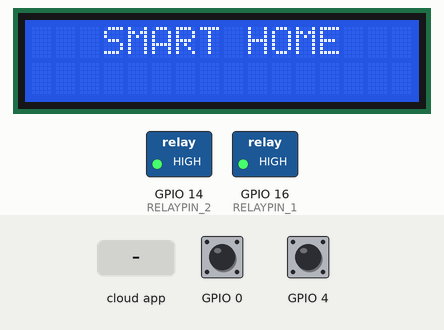
The program below on a simulated ESP8266 (Wemos D1 mini). Parts: 16×2 character LCD, switched loads named in the program (green lamp = pin HIGH). The inputs (shaded band) are chosen by the test bench; at power-on: GPIO 0 HIGH, GPIO 4 HIGH. WiFi joins after 1.5 s; servers stay silent unless stated; what the program prints to the serial monitor is not drawn.

Above: at 3.9 s.
4.0 s: the phone or cloud app sets 65a1fab9ccc93539a1225b3a to 0
At 5.1 s:
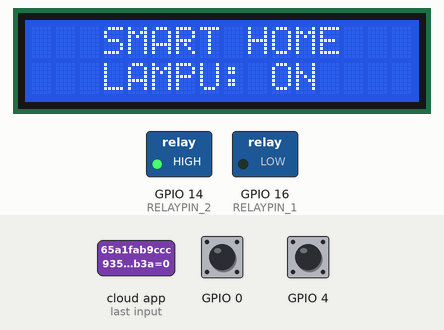
5.5 s: the phone or cloud app sets 65a1fcb6b0a460b25b2bd722 to 1
At 6.0 s:
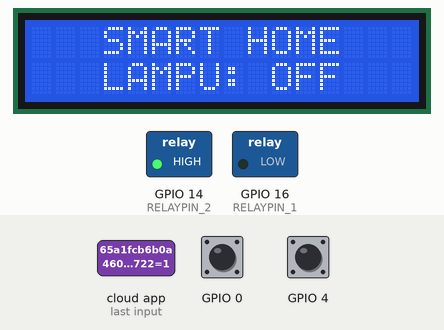
7.0 s: the phone or cloud app sets 65a1fab9ccc93539a1225b3a to 1
At 7.02 s:
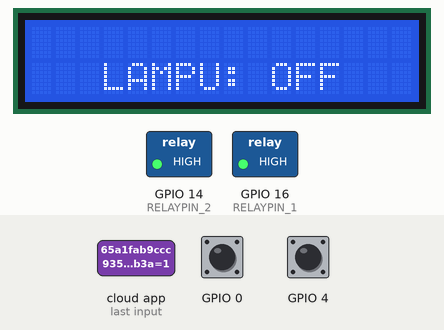
8.5 s: the phone or cloud app sets 65a1fcb6b0a460b25b2bd722 to 0
At 8.52 s:
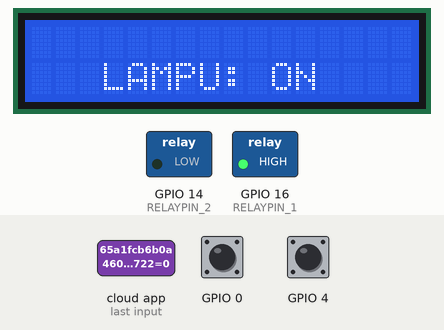
10.0 s: GPIO 0 pulled LOW for 0.15 s
At 11.0 s:
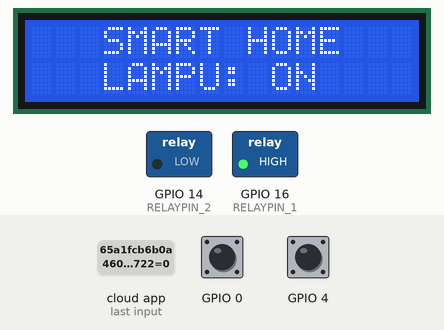
11.7 s: GPIO 4 pulled LOW for 0.15 s
At 11.83 s:
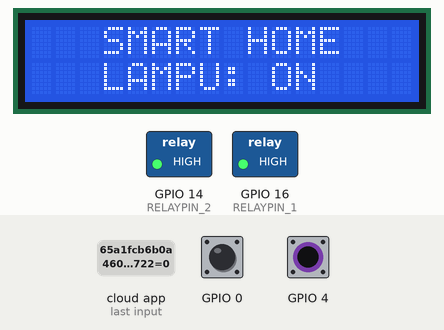
Timing chart, 0 to 14.4 s (numbered marks = the images above; inputs shaded):
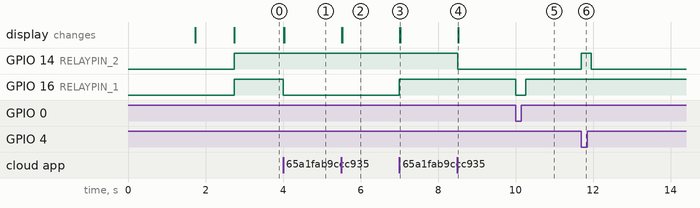

Measured:
- after the input at 4.0 s, GPIO 16 (RELAYPIN_1): HIGH → LOW at once; the display: first changes at once (image 1 shows a later state)
- after the input at 5.5 s, the display: first changes at once (image 2 shows a later state)
- after the input at 7.0 s, GPIO 16 (RELAYPIN_1): LOW → HIGH at once; the display: changes at once (image 3)
- after the input at 8.5 s, GPIO 14 (RELAYPIN_2): HIGH → LOW at once; the display: changes at once (image 4)
- after the input at 10.0 s, GPIO 16 (RELAYPIN_1): HIGH → LOW at once, → HIGH 0.26 s later
- after the input at 11.7 s, GPIO 14 (RELAYPIN_2): LOW → HIGH at once, → LOW 0.26 s later

The program:

main.cpp
```cpp
/*
 * ADVANCED example for: how to use up to N SinricPro Switch devices on one ESP module
 *                       to control N relays and N flipSwitches for manually control:
 * - setup N SinricPro switch devices
 * - setup N relays
 * - setup N flipSwitches to control relays manually
 *   (flipSwitch can be a tactile button or a toggle switch and is setup in line #52)
 *
 * - handle request using just one callback to switch relay
 * - handle flipSwitches to switch relays manually and send event to sinricPro server
 *
 * - SinricPro deviceId and PIN configuration for relays and buttins is done in std::map<String, deviceConfig_t> devices
 *
 * If you encounter any issues:
 * - check the readme.md at https://github.com/sinricpro/esp8266-esp32-sdk/blob/master/README.md
 * - ensure all dependent libraries are installed
 *   - see https://github.com/sinricpro/esp8266-esp32-sdk/blob/master/README.md#arduinoide
 *   - see https://github.com/sinricpro/esp8266-esp32-sdk/blob/master/README.md#dependencies
 * - open serial monitor and check whats happening
 * - check full user documentation at https://sinricpro.github.io/esp8266-esp32-sdk
 * - visit https://github.com/sinricpro/esp8266-esp32-sdk/issues and check for existing issues or open a new one
 */

#define ENABLE_DEBUG

#ifdef ENABLE_DEBUG
  #define DEBUG_ESP_PORT Serial
  #define NODEBUG_WEBSOCKETS
  #define NDEBUG
#endif

#include <Arduino.h>
#include <Wire.h>
#include <LiquidCrystal_I2C.h>

#if defined(ESP8266)
  #include <ESP8266WiFi.h>
#elif defined(ESP32) || defined(ARDUINO_ARCH_RP2040)
  #include <WiFi.h>
#endif

#include "SinricPro.h"
#include "SinricProSwitch.h"
#include <map>

#define WIFI_SSID         "Nama_WiFi"
#define WIFI_PASS         "Password_WiFi"
#define APP_KEY           "your-app-key-here"
#define APP_SECRET        "your-app-secret-here"
// comment the following line if you use a toggle switches instead of tactile buttons

LiquidCrystal_I2C lcd(0x27, 16, 2);

#define BAUD_RATE   115200

#define DEBOUNCE_TIME 250

#define RELAYPIN_1 16
#define RELAYPIN_2 14

typedef struct {      // struct for the std::map below
  int relayPIN;
  int flipSwitchPIN;
  bool activeLow;
} deviceConfig_t;

// this is the main configuration
// please put in your deviceId, the PIN for Relay and PIN for flipSwitch
// this can be up to N devices...depending on how much pin's available on your device ;)
// right now we have 4 devicesIds going to 4 relays and 4 flip switches to switch the relay manually
std::map<String, deviceConfig_t> devices = {
    //{deviceId, {relayPIN,  flipSwitchPIN, activeLow}}
    {"65a1fab9ccc93539a1225b3a", {  16, 0, true }},
    {"65a1fcb6b0a460b25b2bd722", {  14, 4, true }},

};

typedef struct {      // struct for the std::map below
  String deviceId;
  bool lastFlipSwitchState;
  unsigned long lastFlipSwitchChange;
  bool activeLow;
} flipSwitchConfig_t;

std::map<int, flipSwitchConfig_t> flipSwitches;    // this map is used to map flipSwitch PINs to deviceId and handling debounce and last flipSwitch state checks
                                                  // it will be setup in "setupFlipSwitches" function, using informations from devices map

void setupRelays() {
  for (auto &device : devices) {           // for each device (relay, flipSwitch combination)
    int relayPIN = device.second.relayPIN; // get the relay pin
    pinMode(relayPIN, OUTPUT);             // set relay pin to OUTPUT
  }
}

void setupFlipSwitches() {
  for (auto &device : devices)  {                     // for each device (relay / flipSwitch combination)
    flipSwitchConfig_t flipSwitchConfig;              // create a new flipSwitch configuration

    flipSwitchConfig.deviceId = device.first;         // set the deviceId
    flipSwitchConfig.lastFlipSwitchChange = 0;        // set debounce time
    flipSwitchConfig.lastFlipSwitchState = true;     // set lastFlipSwitchState to true (HIGH)
    int flipSwitchPIN = device.second.flipSwitchPIN;  // get the flipSwitchPIN
    bool activeLow = device.second.activeLow;         // set the activeLow
    flipSwitchConfig.activeLow = activeLow;
    flipSwitches[flipSwitchPIN] = flipSwitchConfig;   // save the flipSwitch config to flipSwitches map

    if(activeLow) {
      pinMode(flipSwitchPIN, INPUT_PULLUP);           // set the flipSwitch pin to INPUT_PULLUP
    }
    else {
      pinMode(flipSwitchPIN, INPUT);                  // set the flipSwitch pin to INPUT
    }
  }
}

bool onPowerState(String deviceId, bool &state) {
  Serial.printf("%s: %s\r\n", deviceId.c_str(), state ? "on" : "off");
  int relayPIN = devices[deviceId].relayPIN; // get the relay pin for corresponding device
  digitalWrite(relayPIN, state);             // set the new relay state
  lcd.clear();
  lcd.setCursor(3,1);
  lcd.print("LAMPU: ");
  lcd.print(state ? "OFF" : "ON");
  return true;
}

void handleFlipSwitches() {
  unsigned long actualMillis = millis();                                          // get actual millis
  for (auto &flipSwitch : flipSwitches) {                                         // for each flipSwitch in flipSwitches map
    unsigned long lastFlipSwitchChange = flipSwitch.second.lastFlipSwitchChange;  // get the timestamp when flipSwitch was pressed last time (used to debounce / limit events)

    if (actualMillis - lastFlipSwitchChange > DEBOUNCE_TIME) {                    // if time is > debounce time...

      int flipSwitchPIN = flipSwitch.first;                                       // get the flipSwitch pin from configuration
      bool lastFlipSwitchState = flipSwitch.second.lastFlipSwitchState;           // get the lastFlipSwitchState
      bool activeLow = flipSwitch.second.activeLow;
      bool flipSwitchState = digitalRead(flipSwitchPIN);                          // read the current flipSwitch state
      if(activeLow) flipSwitchState = !flipSwitchState;

      if (flipSwitchState != lastFlipSwitchState) {                               // if the flipSwitchState has changed...
#ifdef TACTILE_BUTTON
        if (flipSwitchState) {                                                    // if the tactile button is pressed
#endif
          flipSwitch.second.lastFlipSwitchChange = actualMillis;                  // update lastFlipSwitchChange time
          String deviceId = flipSwitch.second.deviceId;                           // get the deviceId from config
          int relayPIN = devices[deviceId].relayPIN;                              // get the relayPIN from config
          bool newRelayState = !digitalRead(relayPIN);                            // set the new relay State
          digitalWrite(relayPIN, newRelayState);                                  // set the trelay to the new state

          SinricProSwitch &mySwitch = SinricPro[deviceId];                        // get Switch device from SinricPro
          mySwitch.sendPowerStateEvent(newRelayState);                            // send the event
#ifdef TACTILE_BUTTON
        }
#endif
        flipSwitch.second.lastFlipSwitchState = flipSwitchState;                  // update lastFlipSwitchState
      }
    }
  }
}

void setupWiFi() {
  lcd.init();
  lcd.begin(16,2);
  lcd.backlight();
  Serial.printf("\r\n[Wifi]: Connecting");

  #if defined(ESP8266)
    WiFi.setSleepMode(WIFI_NONE_SLEEP);
    WiFi.setAutoReconnect(true);
  #elif defined(ESP32)
    WiFi.setSleep(false);
    WiFi.setAutoReconnect(true);
  #endif

  WiFi.begin(WIFI_SSID, WIFI_PASS);

  while (WiFi.status() != WL_CONNECTED)
  {
    Serial.printf(".");
    lcd.setCursor(0,0);
    lcd.print("Connecting...");
    delay(250);
    lcd.clear();
  }
    lcd.setCursor(0,0);
    lcd.print("Connected!");
    delay(1000);
    lcd.clear();

  Serial.printf("connected!\r\n[WiFi]: IP-Address is %s\r\n", WiFi.localIP().toString().c_str());
}

void setupSinricPro() {
  for (auto &device : devices) {
    const char *deviceId = device.first.c_str();
    SinricProSwitch &mySwitch = SinricPro[deviceId];
    mySwitch.onPowerState(onPowerState);
  }
  SinricPro.restoreDeviceStates(true); // restore the last known state from the server.

  SinricPro.begin(APP_KEY, APP_SECRET);
}

void setup() {
  Serial.begin(BAUD_RATE);
  setupRelays();
  setupFlipSwitches();
  setupWiFi();
  setupSinricPro();
}

void loop() {
  lcd.setCursor(3,0);
  lcd.print("SMART HOME");
  SinricPro.handle();
  handleFlipSwitches();
}
```
